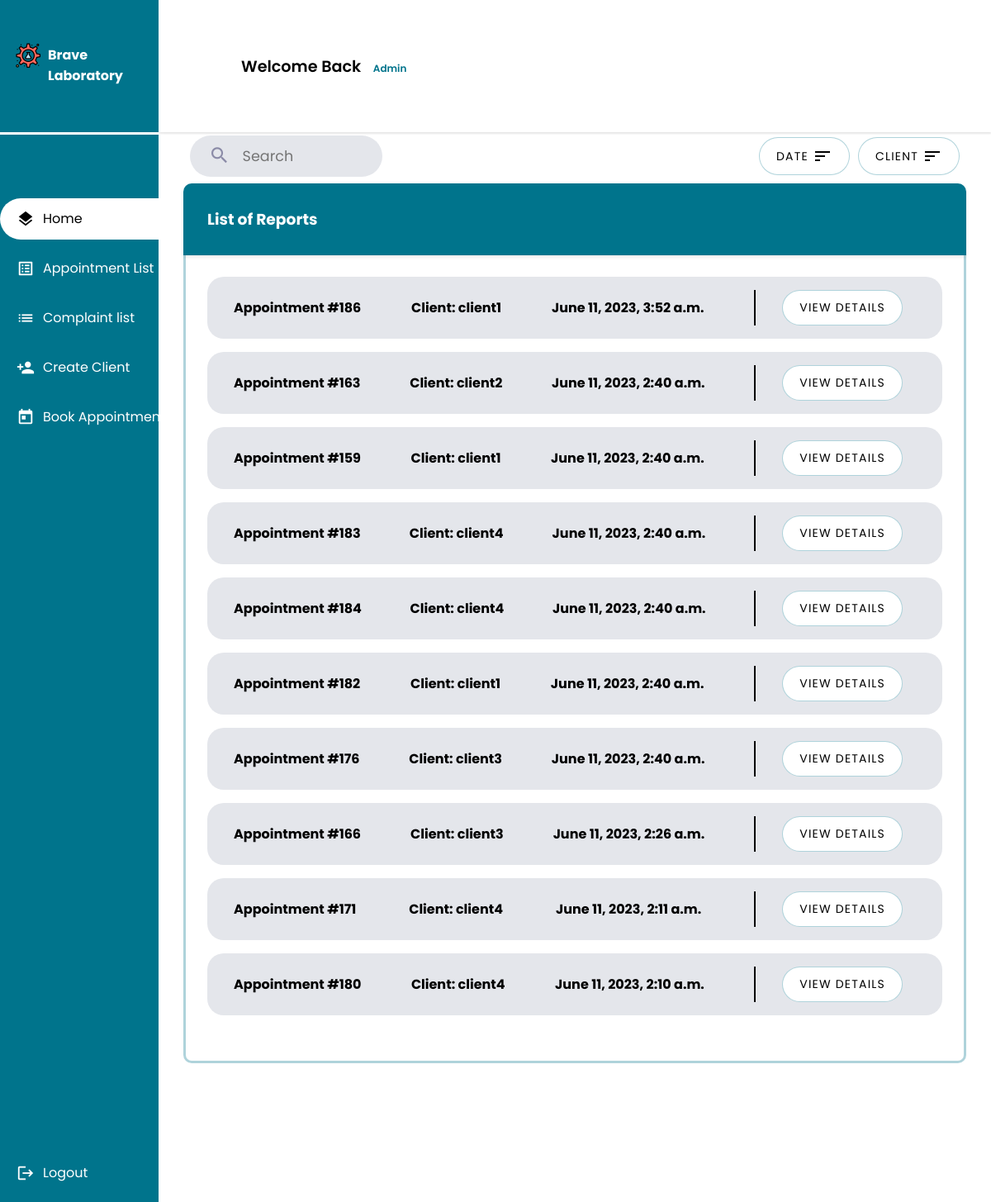
Page /receptionist/home/report/ (signed in) on the earlier database version.
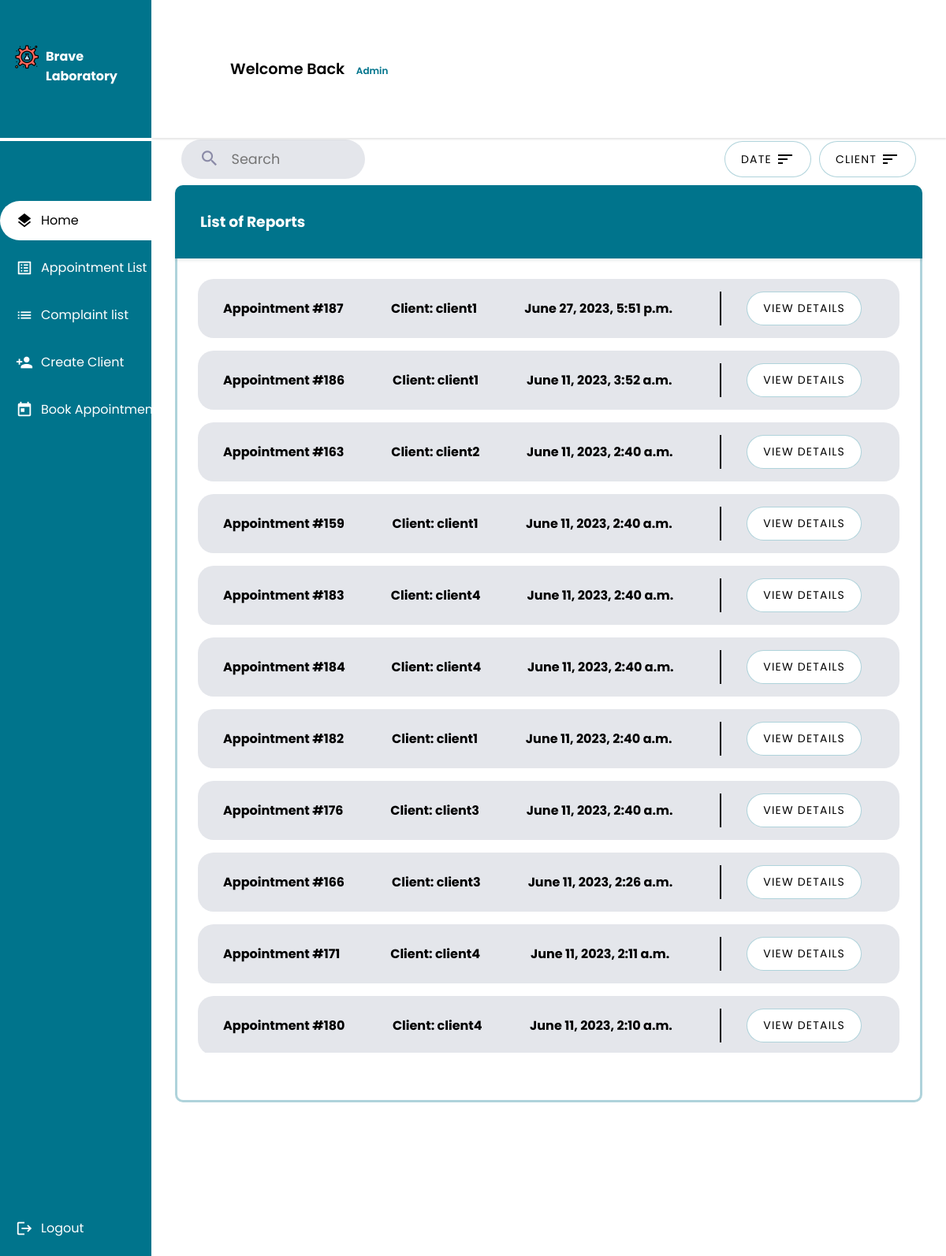
Same page on the later database version.
### main_home/models.py (models this page shows, shortened)
class Report(models.Model):
    test_result = models.OneToOneField(TestResult, on_delete=models.CASCADE)
    creation_time = models.DateTimeField(auto_now_add=True)
    description = models.CharField(max_length=100000, null=True, blank=True)
    class Meta:
        db_table = 'report'

class TestResult(models.Model):
    request = models.OneToOneField(AnalysisRequest, on_delete=models.CASCADE)
    creation_time = models.DateTimeField(auto_now_add=True)
    duration = models.DurationField(null=True, blank=True)
    approved = models.BooleanField(default=False)
    class Meta:
        db_table = 'test_result'

class AnalysisRequest(models.Model):
    PENDING = 'pending'
    WORKING_ON = 'working-on'
    FINISHED = 'finished'
    STATUS_CHOICES = [
        (PENDING, 'Pending'),
        (WORKING_ON, 'Working On'),
        (FINISHED, 'Finished'),
    ]
    appointment = models.OneToOneField(Appointment, on_delete=models.CASCADE)
    nurse = models.ForeignKey(Nurse, on_delete=models.CASCADE)
    tests = models.ManyToManyField(Test, blank=True)
    creation_time = models.DateTimeField(auto_now_add=True)
    start_time = models.DateTimeField(null=True, blank=True)
    finish_time = models.DateTimeField(null=True, blank=True)
    accepted = models.BooleanField(default=False)
    finished = models.BooleanField(default=False)
    status =  models.CharField(max_length=45, choices=STATUS_CHOICES, default=PENDING)
    class Meta:
        db_table = 'analysis_request'

class Appointment(models.Model):
    UPCOMING = 'Upcoming'
    TOMORROW = 'Tommorow'
    TODAY = 'Today'
    OVERDUE = 'Overdue'
    STATUS_CHOICES = [
        (UPCOMING, 'Upcoming'),
        (TOMORROW, 'Tommorow'),
        (TODAY, 'Today'),
        (OVERDUE, 'Overdue'),
    ]
    client = models.ForeignKey(Client, on_delete=models.CASCADE)
    tests_requested = models.ManyToManyField(TestOffered, blank=True)
    date = models.DateField(validators=[validate_date_not_past])
    description = models.CharField(max_length=1000,blank=True)
    document = models.ImageField(null=True,blank=True,upload_to='medical_documents')
    total_price = models.DecimalField(max_digits=10, decimal_places=2)
    payment_status = models.BooleanField(default=False)
    arrived = models.BooleanField(default=False)
    cancelled = models.BooleanField(default=False)
    performed = models.BooleanField(default=False)
    urgent = models.BooleanField(default=False)
    class Meta:
        db_table = 'appointment'

class Invoice(models.Model):
    PRE_PAY = 'PP'
    ON_RECEIVE = 'OR'
    PAYMENT_CHOICES = [
        (PRE_PAY, 'Pre-Pay'),
        (ON_RECEIVE, 'On-Receive'),
    ]
    report = models.OneToOneField(Report, on_delete=models.CASCADE)
    creation_time = models.DateField(auto_now_add=True)
    total_price = models.DecimalField(max_digits=10, decimal_places=2)
    payment_status = models.BooleanField(default=False)
    client = models.ForeignKey(Client, on_delete=models.CASCADE)
    laboratory = models.ForeignKey(Laboratory, on_delete=models.CASCADE)
    class Meta:
        db_table = 'invoice'

### client/models.py (models this page shows, shortened)
class Client(models.Model):
    GENDERS =[
        ('M','Male'),
        ('F','Female')
    ]
    BLOOD_TYPES = [
        ('A+', 'A+'),
        ('A-', 'A-'),
        ('B+', 'B+'),
        ('B-', 'B-'),
        ('AB+', 'AB+'),
        ('AB-', 'AB-'),
        ('O+', 'O+'),
        ('O-', 'O-')
    ]
    user = models.OneToOneField(User, primary_key = True, on_delete=models.CASCADE)
    phone_number = models.CharField(max_length=10,validators=[phone_regex])
    gender = models.CharField(max_length = 1 ,choices = GENDERS)
    address = models.CharField(max_length=50)
    policy = models.BooleanField(default = False)
    profile_pic = models.ImageField(default="default.png", upload_to="profile_pics")
    date_of_birth = models.DateField(default='2003-03-08')
    tests_made = models.PositiveIntegerField(default=0)
    blood_type = models.CharField(max_length=3, choices=BLOOD_TYPES,null=True,blank=True)
    class Meta():
        db_table = 'auth_client'

### receptionist/views.py (the view, shortened to what this page needs)
# urls.py: path("home/report/",views.receptionist_home,name="receptionist"),
@login_required
@permission_required('receptionist.view_receptionist', raise_exception=True)
def receptionist_home(request):
    reports = Report.objects.all().order_by('-creation_time')
    if not (request.GET.get('client_sort')) and not (request.GET.get('date_sort')) :
        sort_date = 'True'
        sort_client = 'True'
    context ={
        'reports':reports,
        'sort_client':sort_client,
        'sort_date':sort_date,
    }
    return render(request,'receptionist/receptionist.html', context)

### receptionist/templates/receptionist/receptionist.html (shortened to what this page needs)
{% extends 'main_home/actors_base.html' %}
{% load static %}
{% block css_2 %}
<link rel="stylesheet" href="{% static 'css/list.css' %}">
{% endblock css_2 %}
{% block main %}
<div class="Container">
    <div class="header ">
        <div class="search">
            <form class="search-bar" method="post" >
                <button type="submit" name="search">
                    <span class="material-icons search-icon">
                        </span>
                </button>
                <input class="search-bar-input" id="search" name="search" placeholder="Search" required="" type="text">
            </form>
        </div>
        <div class="nurse">
            <a href="{% url "receptionist" %}?date={{sort_date}}&client={{sort_client}}&date_sort=True">
                <button class="list-button filter">
                    <span>Date</span>
                    <span class="material-icons">sort</span>
                </button>
            </a>
            <a href="{% url "receptionist" %}?date={{sort_date}}&client={{sort_client}}&client_sort=True">
            <button class="list-button filter">
                <span>Client</span>
                <span class="material-icons">sort</span>
            </button>
            </a>
        </div>
    </div>
    <ul>
    {% if reports %}
    <div class="userlist">
            <div class="infoheader">
                <h3>List of Reports</h3>
            </div>
        <div class="userscontianer">
          <div class= "scroll">
                <ul>
                    {% for report in reports %}
                        <li class="app1">
                            <span><strong>Appointment #{{ report.test_result.request.appointment.id }}</strong></span>
                            <span><strong>Client: {{ report.invoice.client.user.username }}</strong></span>
                            <span><strong>{{ report.creation_time }}</strong></span>
                            <div class="buttons">
                                <button class="list-button"><a class="list-links" href="{% url 'receptionist_report_detail' report.id  %}">View Details</a></button>
                            </div>
                        </li>
                    {% endfor %}
                </ul>
            </div>
        </div>
    </div>
        {% endif %}
    </ul>
</div>
{% endblock main %}
{% block sidebar %}
    <li><a href={% url 'receptionist' %}><span class="material-icons X">layers</span> <span class="nav-item">Home</span></a></li>
    <li><a href={% url 'appointment_list' %}><span class="material-icons X">list_alt</span><span class="nav-item">Appointment List</span></a></li>
    <li><a href={% url 'complaint_list' %}><span class="material-icons X">list</span><span class="nav-item">Complaint list</span></a></li>
    <li><a href={% url 'client_add' %}><span class="material-icons X">person_add</span><span class="nav-item">Create Client</span></a></li>
    <li><a href={% url 'appointment_add' %}><span class="material-icons X">today</span><span class="nav-item">Book Appointment</span></a></li>
{% endblock sidebar %}

Differences in the rows shown:
added Report: test_result.request.appointment.id "187", invoice.client.user.username "client1", creation_time "June 27, 2023, 5:51 p.m."
